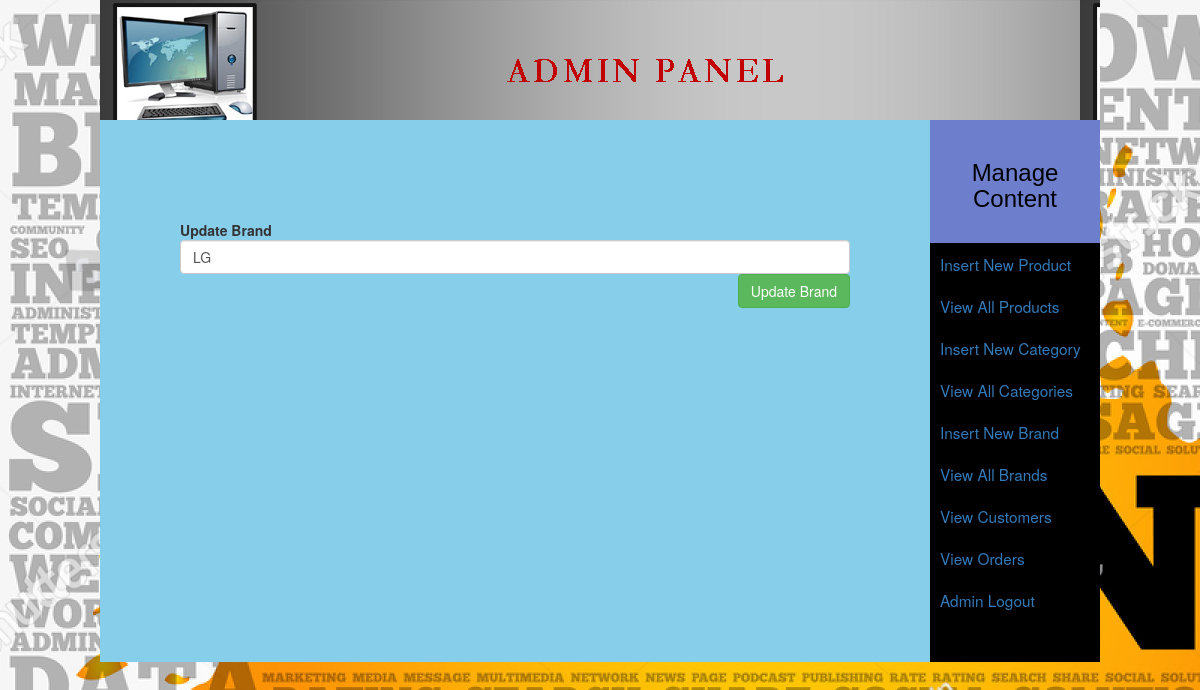
Page /admin_area/index.php?edit_brand=3 (signed in) on the earlier database version.
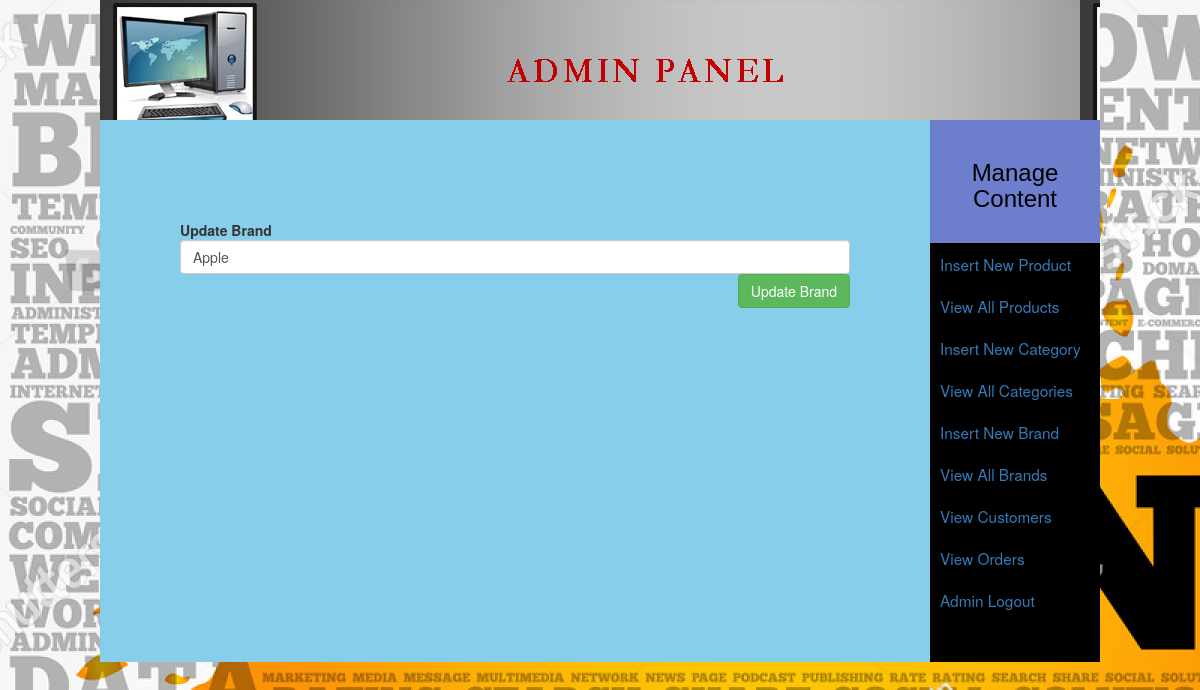
Same page on the later database version.
### tables this page shows
CREATE TABLE `brands` (
  `brand_id` int(100) NOT NULL,
  `brand_title` text NOT NULL
);

### admin_area/edit_brand.php (the view, shortened to what this page needs)
<?php
if(!isset($_SESSION['user_email'])){
	echo "<script>window.open('login.php?not_admin=You are not an Admin!','_self')</script>";
}
else {
?>
<?php
include("includes/db.php");
if(isset($_GET['edit_brand'])){
	$brand_id = $_GET['edit_brand'];
	$get_brand = "select * from brands where brand_id='$brand_id'";
	$run_brand = mysqli_query($con, $get_brand);
	$row_brand= mysqli_fetch_array($run_brand);
	$brand_title = $row_brand['brand_title'];
}
?>
<form action="" method="post" style="padding:80px;">
<b>Update Brand</b>
<input type="text" name="new_brand" value="<?php echo $brand_title;?>" class="form-control"/>
<input type="submit" name="update_brand" value="Update Brand" class="btn btn-success" style="float:right"/>
</form>
<?php } ?>

Differences in the rows shown:
changed brands: new_brand "LG" → "Apple"
